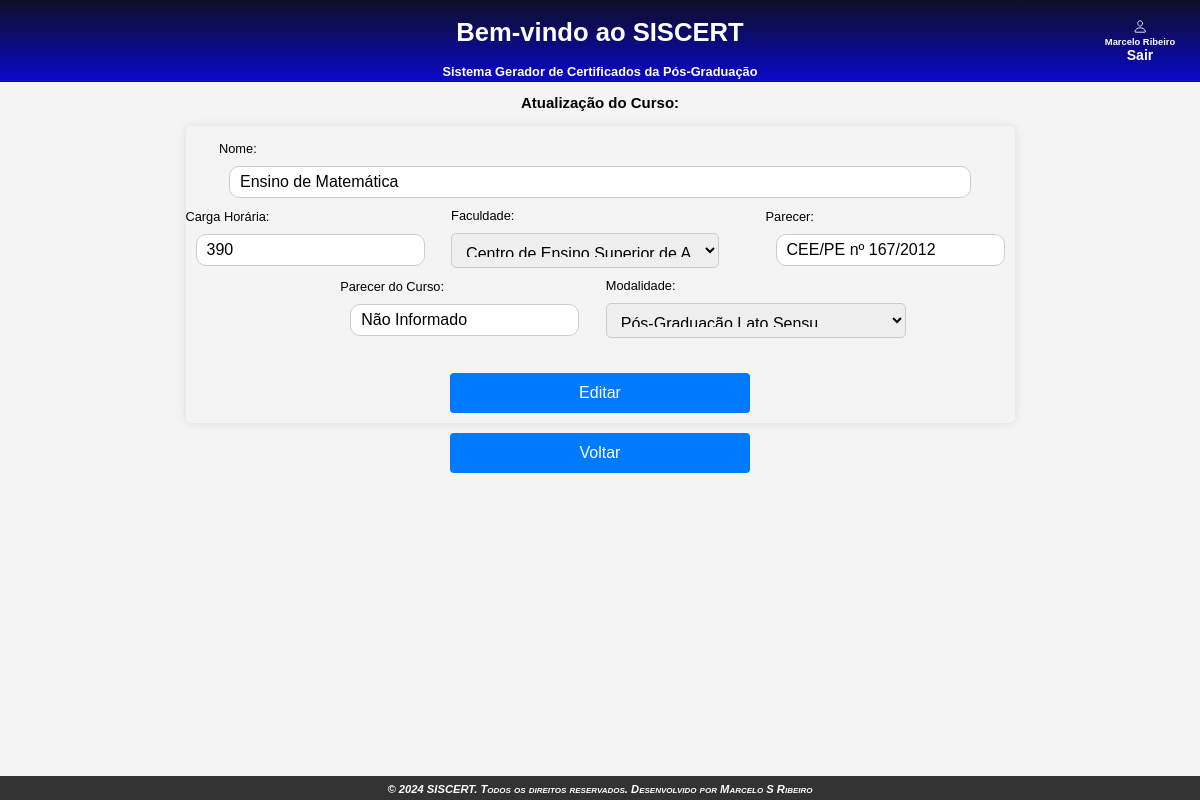
/app/Views/editar_curso?_xasda_sda=4 (signed in), run on the app's committed database.
### tables this page shows
CREATE TABLE `curso` (
  `id_curso` int NOT NULL AUTO_INCREMENT,
  `name` varchar(100) NOT NULL,
  `c_horaria` int NOT NULL,
  `IES` varchar(100) DEFAULT NULL,
  `parecer` varchar(100) DEFAULT NULL,
  `parecer_curso` varchar(100) DEFAULT NULL,
  `tipo_curso` varchar(55) DEFAULT NULL,
  PRIMARY KEY (`id_curso`),
  UNIQUE KEY `name_UNIQUE` (`name`)
);

### app/Models/Conn.php (called while the page is built, shortened)
<?php
class Conn{
    private string $db = "mysql";
    private string $host = "localhost";
    private string $user = "root";
    private string $password = "marcelo81";
    private string $database = "siscert";
    public function __construct(){
        $this->connect = $this->connect();
    }
    public function connect(){
        try{
            $this->connect = new \PDO(
                "{$this->db}:host={$this->host};dbname={$this->database}",
                $this->user,
                $this->password
            );
            return $this->connect;
        }
        catch(\PDOException $e){
            $e->getMessage();
            die('Erro: Por favor tente novamente. Banco não conectado, entre em contato com o administrador.');
        }
    }
}

### app/Controlers/CursoController.php (called while the page is built, shortened)
<?php
require_once '../Models/Conn.php';
require_once '../Models/curso.php';
class CursoController
{
    private $curso;
    public function __construct()
    {
        $conn = new Conn();
        $this->curso = new curso($conn);
    }
    public function dados($id)
    {
        return $this->curso->listarDados($id);
    }
}

### app/Models/curso.php (called while the page is built, shortened)
<?php
require_once '../Models/Conn.php';
class curso extends Conn{
    private $conn;
    public function __construct(Conn $conn){
        $this->conn = $conn;
    }
    public function listarDados($id){
        $sql = "SELECT * FROM `curso` WHERE id_curso = :id";
        $stmt = $this->conn->connect->prepare($sql);
        $stmt->execute(['id' => $id]);
        return $stmt->fetch(\PDO::FETCH_ASSOC);
    }
}

### app/Views/editar_curso.php (the view, shortened to what this page needs)
<?php
require_once '../Controlers/CursoController.php';
include "../Views/includes/header.php";
if (isset($_GET['_xasda_sda'])) {
    $id = $_GET['_xasda_sda'];
    $curso = new CursoController;
    $dados = $curso->dados($id);
    } else {
        echo "<script>window.location.href='cursos';</script>";
        exit();
    }
?>
<div class="container">
    <br>
    <h3>Atualização do Curso:</h3>
    <form class="curso" action="" method="post">
        <br>
        <div class="cad-curso">
            <div class="curso-nome">
                <div>
                    <label for="Nome">Nome:</label><br>
                    <input type="text" class="nome-curso" name="Nome" id="Nome-curso" value="<?php echo $dados['name']; ?>" placeholder="Nome" autofocus required><br>
                </div>
            </div>
            <div class="curso-ies">
                <div>
                    <label for="CH">Carga Horária:</label><br>
                    <input type="text" name="CH" id="CH" value="<?php echo $dados['c_horaria']; ?>" placeholder="Ex.: 540" required><br>
                </div>
                <div>
                    <label for="IES">Faculdade:</label><br>
                    <Select name="IES">
                        <option value="Centro de Ensino Superior de Arcoverde" <?php echo ($dados['IES'] == 'Centro de Ensino Superior de Arcoverde') ? 'selected' : ''; ?>>Centro de Ensino Superior de Arcoverde</option>
                    </Select><br>
                </div>
                <div>
                    <label for="Parecer">Parecer:</label><br>
                    <input type="text" name="Parecer" id="Parecer" value="<?php echo $dados['parecer']; ?>" placeholder="Ex.: CEE/PE nº 167/2012" required><br>
                </div>
            </div>
            <div class="curso-parecer">
                <div>
                    <label for="Parecer_curso">Parecer do Curso:</label><br>
                    <input type="text" name="Parecer_curso" id="Parecer_curso" value="<?php echo $dados['parecer_curso']; ?>" placeholder="CEE/PE nº 86/2014" required><br>
                </div>
                <div>
                    <label for="Modalidade">Modalidade:</label><br>
                    <Select name="Modalidade" id="modalidade">
                        <option value="Pós-Graduação Lato Sensu" <?php echo ($dados['tipo_curso'] == 'Pós-Graduação Lato Sensu') ? 'selected' : ''; ?>>Pós-Graduação Lato Sensu</option>
                    </Select>
                </div>
            </div>
        </div>
        <br>
        <div class="col-md-5">
            <button class="btn" type="submit" name="editar">Editar</button>
        </div>
    </form>
    <div class="col-md-5">
        <a href="cursos">
            <button class="btn" type="button">Voltar</button>
        </a>
    </div>
</div>
<?php include "../Views/includes/footer.php"; ?>

### public/css/home.css (style rules this page uses)
:root { --cor-de-fundo: #0a0a23; --cor-pontos: #ffffff; --tamanho: 5px; }
body { font-family: Arial, sans-serif; margin: 0; padding: 0; background-color: #f4f4f4; }
h3 { text-align: center; }
.container { margin-top: 7rem; overflow: auto; display: flex; flex-direction: column; align-items: center; }
button { margin-top: 10px; margin-bottom: 10px; width: 40%; height: 50px; font-size: 20px; background-color: #072c53; color: #fff; border: none; border-radius: 5px; display: block; margin-left: auto; margin-right: auto; cursor: pointer; transition: all 0.2s ease-in-out; }
.btn { width: 100%; padding: 10px; background-color: #007bff; border: none; border-radius: 4px; color: #fff; font-size: 16px; cursor: pointer; margin-top: 10px; text-align: center; display: inline-block; }
a { text-decoration: none; display: block; }
a .btn { display: block; width: 100%; }
.col-md-5 { width: 300px; margin: auto; text-align: center; }
form { width: 50%; max-height: 550px; border-radius: 5px; border-collapse: collapse; margin: auto; box-shadow: 0 0 10px rgba(0, 0, 0, 0.1); overflow-x: auto; font-size: 18px; }
.curso { width: auto; }
form input { height: 20px; border: 1px solid #ccc; border-radius: 10px; padding: 10px; font-size: 16px; margin: 10px 10px 10px 10px; }
select { width: 50px; height: 40px; border: 1px solid #ccc; border-radius: 5px; padding: 10px; font-size: 16px; margin-bottom: 10px; margin-top: 10px; }
.curso select { width: 90%; height: 52px; }
#modalidade { width: 118%; }
#Nome-curso { width: 53rem; }
.cad-curso { justify-content: center; align-items: center; }
.curso-nome, .curso-ies, .curso-parecer { display: flex; flex-direction: row; width: 100%; justify-content: center; align-items: center; gap: 2%; }
@media (max-width: 1366px) { body { font-size: 0.8rem; } }
@media (max-width: 1366px) { .container { margin-top: 4rem; } }
@media (max-width: 1366px) { form { width: 60%; max-height: 500px; font-size: 0.8rem; } }
@media (max-width: 1366px) { #Nome-curso { width: 45rem; } }
@media (max-width: 1366px) { form input { height: 10px; font-size: 1rem; } }
@media (max-width: 1366px) { select { font-size: 16px; } }
@media (max-width: 1366px) { .curso select { height: 35px; } }
@media (max-width: 1366px) { .cad-curso { font-size: 0.8rem; } }
@media (max-width: 1366px) { button { font-size: medium; width: 100%; height: 40px; } }

### data on the page
curso: Nome "Ensino de Matemática", CH "390", IES "Centro de Ensino Superior de Arcoverde", Parecer "CEE/PE nº 167/2012", Parecer_curso "Não Informado", Modalidade "Pós-Graduação Lato Sensu"

### other printed values
$_SESSION['nome'] "Marcelo Ribeiro"
